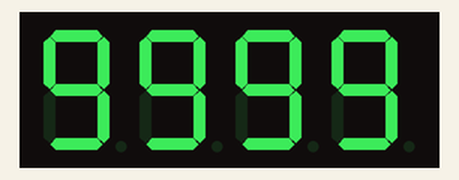
This program was run on a simulated ESP32 board running MicroPython. Parts: 4-digit seven-segment display. Library files of the repository ran but are not shown: tm1637.py.

Above: at 0.1 s.
At 8.1 s:
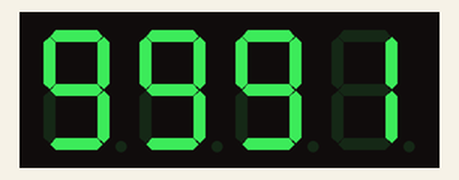
At 13.2 s:
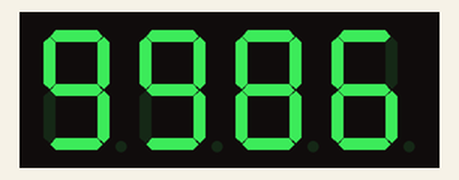
At 19.2 s:
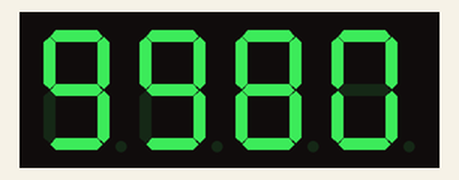
At 28.3 s:
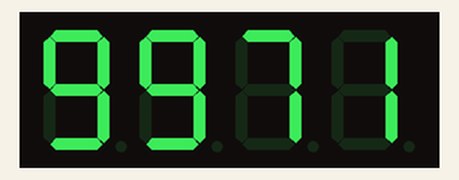
At 38.3 s:
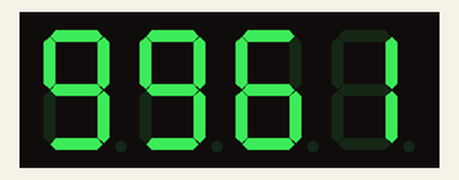

The program:

pythonshow4number.py
```python
import tm1637,time
from machine import Pin
tm = tm1637.TM1637(clk=Pin(16),dio=Pin(17))
#tm.numbers(99,99)
number = 9999
while number != 0:
    tm.number(number)
    number = number - 1
    time.sleep(1)    
```

Measured:
- what the display in image 1 shows lasts 1.0 s, from 8.1 s to 9.1 s
